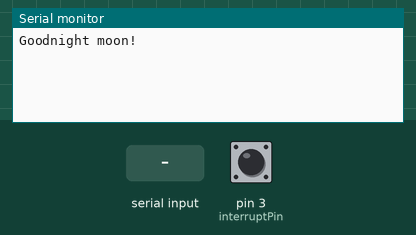
A sketch run on a simulated Arduino Uno, built with avr-gcc and run on an emulated ATmega328P. Shown: the last lines printed to the serial monitor. The test bench sets the inputs (shaded band); at power-on: pin 3 (interruptPin) LOW.

Above: at 1.2 s.
1.3 s: pin 3 (interruptPin) pulled HIGH for 0.15 s
At 2.5 s:
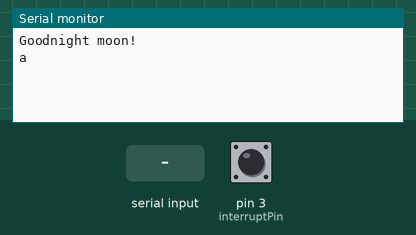
2.9 s: "1" received over Serial
At 4.1 s:
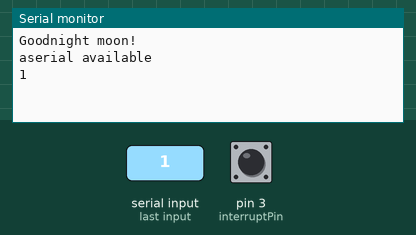
4.4 s: "1" received over the second serial link
At 5.6 s:
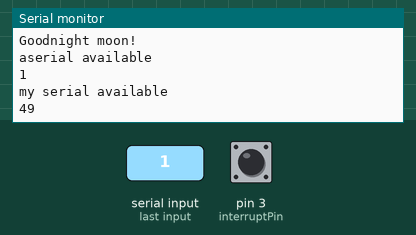
5.9 s: "0" received over Serial
At 6.7 s:
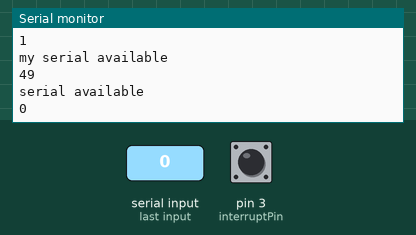
7.4 s: "0" received over the second serial link
At 7.9 s:
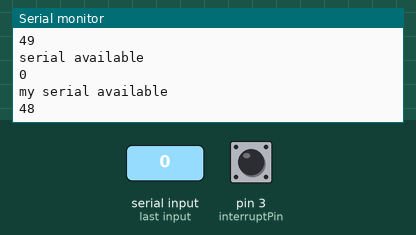
Timing chart, 0 to 9.9 s (numbered marks = the images above; inputs shaded):
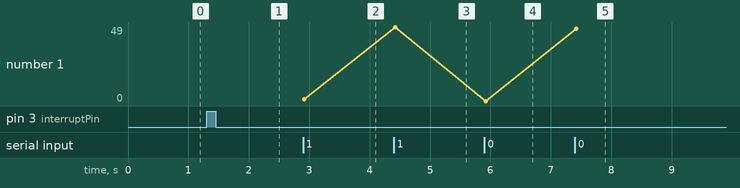

Measured:
- after the input at 1.3 s, the serial monitor: prints a new line at once (image 1)
- after the input at 2.9 s, the serial monitor: prints a new line at once (image 2)
- after the input at 4.4 s, the serial monitor: prints a new line at once (image 3)
- after the input at 5.9 s, the serial monitor: prints a new line at once (image 4)
- after the input at 7.4 s, the serial monitor: prints a new line at once (image 5)
- plotted number 1: 1 → 49 after the input at 4.4 s, 49 → 0 after the input at 5.9 s, 0 → 48 after the input at 7.4 s

The sketch:

bluetooth-test.ino
```cpp
#include <SoftwareSerial.h>
#include "Button.h"

const int interruptPin = 3;

const int bluetoothTx = 12;
const int bluetoothRx = 13;
SoftwareSerial mySerial(bluetoothRx, bluetoothTx);

const int ledPin = 7;
bool state = LOW;

void setup() {
  // bluetooth setup
  attachButton(interruptPin);
  Serial.begin(9600);
  while (!Serial) {
      ; // wait for serial port to connect. Needed for native USB port only
  }
  while (!mySerial) {
      ;
  }
  Serial.println("Goodnight moon!");
  // set the data rate for the SoftwareSerial port
  mySerial.begin(9600);
  mySerial.println("Hello, world?");

}

void loop() {
  // put your main code here, to run repeatedly:
    if (mySerial.available()) {
        Serial.println("my serial available");
//        Serial.println(mySerial.read());
        while (mySerial.available()) Serial.println(mySerial.read());
    }
    if (Serial.available()) {
        Serial.println("serial available");
        while (Serial.available()) {
            char c = Serial.read();
            Serial.println(c);
            mySerial.write(c);
        }
    }
    digitalWrite(ledPin, state);
    if (state) {
        mySerial.write(B11011101);
        Serial.write(B01011011);
    }
}
```

Button.cpp
```cpp
#include "Button.h"

extern bool state;
extern SoftwareSerial mySerial;

void blinkLed() {
    state = !state;
}

void writeToBluetooth() {
    Serial.print('a');
    mySerial.print('b');
}

void attachButton(int interruptPin) {
//    attachInterrupt(digitalPinToInterrupt(interruptPin), blinkLed, RISING);
    attachInterrupt(digitalPinToInterrupt(interruptPin), writeToBluetooth, RISING);
}
```

Button.h
```cpp
#include "Arduino.h"
#include <SoftwareSerial.h>

void blinkLed();
void attachButton(int interruptPin);
void writeToBluetooth();
```
